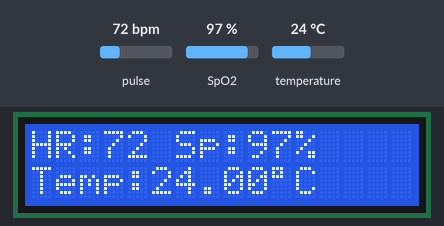
The sketch below on a simulated Arduino Uno, built with avr-gcc and run on an emulated ATmega328P. Shown: 16×2 character LCD. Inputs (shaded band) come from the test bench; at power-on: pulse 72 bpm, temperature 24 °C, SpO2 97 %. Random numbers use the default seed unless the sketch sets one; what the sketch prints to the serial monitor is not drawn.

Above: at 5.6 s.
5.7 s: pulse set to 42 bpm
At 8.4 s:
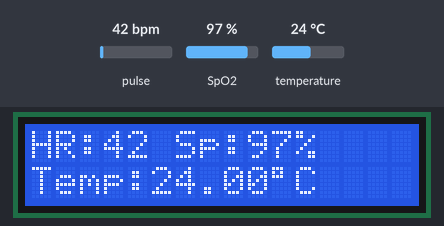
8.7 s: temperature set to 12 °C
At 10.4 s:
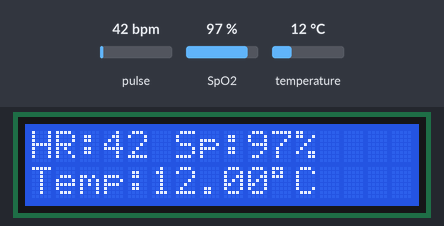
11.0 s: SpO2 set to 80 %
At 13.8 s:
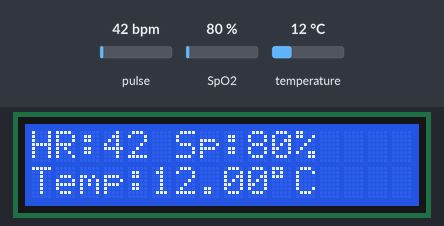
14.3 s: temperature set to 19 °C
At 15.8 s:
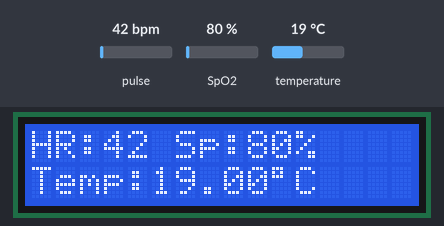
16.6 s: pulse set to 70 bpm
At 19.3 s:
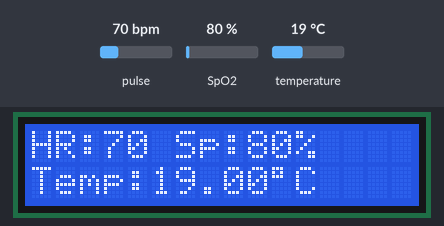
19.9 s: temperature set to 28 °C
At 21.2 s:
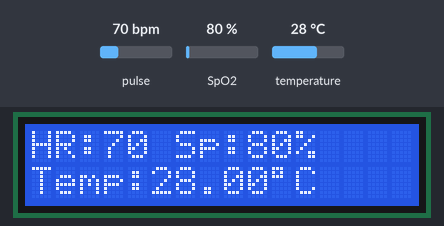
Timing chart, 0 to 22.9 s (numbered marks = the images above; inputs shaded):
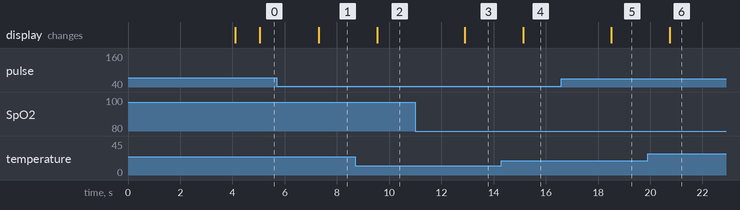

The sketch:

finnal.ino
```cpp
// ── LCD ─────────────────────────────────────
#include <Wire.h>
#include <hd44780.h>
#include <hd44780ioClass/hd44780_I2Cexp.h>

// ── MAX30102 ───────────────────────────────
#include "MAX30105.h"
#include "spo2_algorithm.h"

// ── DS18B20 ────────────────────────────────
#include <OneWire.h>
#include <DallasTemperature.h>

// ── Pin Setup ──────────────────────────────
#define ONE_WIRE_BUS 2   // CHANGE from 2 → 4

// LCD object
hd44780_I2Cexp lcd;

// DS18B20 setup
OneWire oneWire(ONE_WIRE_BUS);
DallasTemperature sensors(&oneWire);

// MAX30102 setup
MAX30105 particleSensor;

#define BUFFER_SIZE 100
#define NEW_SAMPLES 10

uint32_t irBuffer[BUFFER_SIZE];
uint32_t redBuffer[BUFFER_SIZE];

int32_t spo2;
int8_t validSPO2;

int32_t heartRate;
int8_t validHeartRate;

unsigned long lastPrint = 0;
unsigned long lastTempRead = 0;

float temperatureC = 0;

void setup()
{
  Serial.begin(115200);

  // ── LCD Init ──
  lcd.begin(16, 2);
  lcd.backlight();

  lcd.setCursor(0, 0);
  lcd.print("Health Monitor");

  // ── DS18B20 Init ──
  sensors.begin();

  // ── MAX30102 Init ──
  if (!particleSensor.begin(Wire, I2C_SPEED_FAST))
  {
    lcd.clear();
    lcd.print("MAX30102 Error");
    while (1);
  }

  byte ledBrightness = 180;
  byte sampleAverage = 4;
  byte ledMode = 2;
  int sampleRate = 200;
  int pulseWidth = 411;
  int adcRange = 16384;

  particleSensor.setup(
    ledBrightness,
    sampleAverage,
    ledMode,
    sampleRate,
    pulseWidth,
    adcRange
  );

  // Fill initial buffer
  for (int i = 0; i < BUFFER_SIZE; i++)
  {
    while (!particleSensor.available())
      particleSensor.check();

    redBuffer[i] = particleSensor.getRed();
    irBuffer[i]  = particleSensor.getIR();

    particleSensor.nextSample();
  }

  randomSeed(analogRead(0));

  delay(2000);
  lcd.clear();
}

void loop()
{
  long irValue = particleSensor.getIR();

  // ── Shift buffer ──
  for (int i = NEW_SAMPLES; i < BUFFER_SIZE; i++)
  {
    redBuffer[i - NEW_SAMPLES] = redBuffer[i];
    irBuffer[i - NEW_SAMPLES]  = irBuffer[i];
  }

  // ── Read new samples ──
  for (int i = BUFFER_SIZE - NEW_SAMPLES; i < BUFFER_SIZE; i++)
  {
    while (!particleSensor.available())
      particleSensor.check();

    redBuffer[i] = particleSensor.getRed();
    irBuffer[i]  = particleSensor.getIR();

    particleSensor.nextSample();
  }

  // ── Calculate HR & SpO2 ──
  maxim_heart_rate_and_oxygen_saturation(
    irBuffer,
    BUFFER_SIZE,
    redBuffer,
    &spo2,
    &validSPO2,
    &heartRate,
    &validHeartRate
  );

  // ── Read Temperature every 1 sec ──
  if (millis() - lastTempRead >= 1000)
  {
    lastTempRead = millis();

    sensors.requestTemperatures();
    float tempC = sensors.getTempCByIndex(0);

    if (tempC == -127.00 || tempC == 85.00)
    {
      temperatureC = random(360, 375) / 10.0;
    }
    else
    {
      temperatureC = tempC;
    }
  }

  // ── Print & Display every 1 sec ──
  if (millis() - lastPrint >= 1000)
  {
    lastPrint = millis();

    int displayHR;
    int displaySpO2;

    if (irValue < 50000)
    {
      displayHR = 0;
      displaySpO2 = 0;

      lcd.setCursor(0, 0);
      lcd.print("Place Finger   ");
    }
    else
    {
      if (!validHeartRate || !validSPO2)
      {
        displayHR = random(72, 82);
        displaySpO2 = random(96, 100);
      }
      else
      {
        displayHR = heartRate;
        displaySpO2 = spo2;
      }

      lcd.setCursor(0, 0);
      lcd.print("HR:");
      lcd.print(displayHR);
      lcd.print(" Sp:");
      lcd.print(displaySpO2);
      lcd.print("% ");
    }

    lcd.setCursor(0, 1);
    lcd.print("Temp:");
    lcd.print(temperatureC);
    lcd.write(223);
    lcd.print("C ");

    // Serial output
    Serial.print("HR:");
    Serial.print(displayHR);
    Serial.print(" BPM  ");

    Serial.print("SpO2:");
    Serial.print(displaySpO2);
    Serial.print("%  ");

    Serial.print("Temp:");
    Serial.print(temperatureC);
    Serial.println("C");
  }
}
```

Measured:
- after the input at 5.7 s, the display: changes after 1.6 s (image 1)
- after the input at 8.7 s, the display: changes after 0.84 s (image 2)
- after the input at 11.0 s, the display: changes after 1.9 s (image 3)
- after the input at 14.3 s, the display: changes after 0.84 s (image 4)
- after the input at 16.6 s, the display: changes after 1.9 s (image 5)
- after the input at 19.9 s, the display: changes after 0.84 s (image 6)
